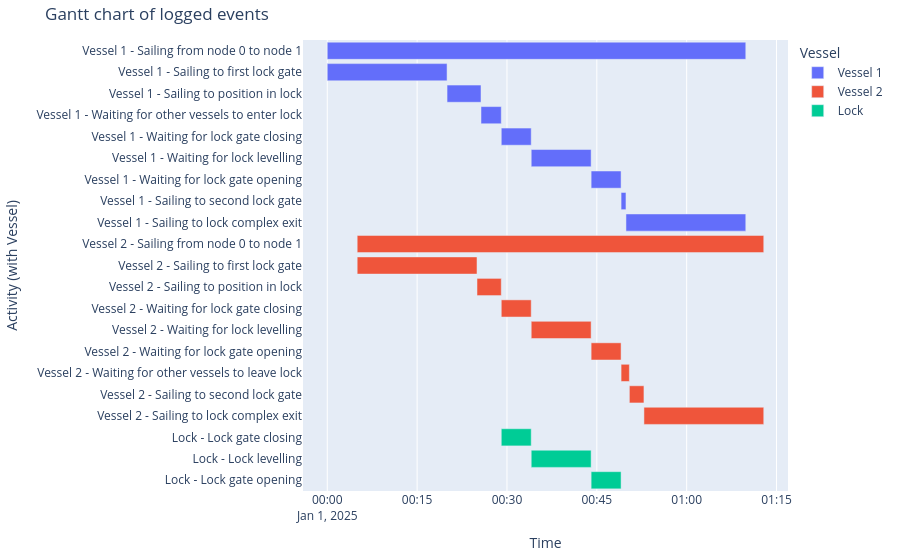

The notebook cell this image was saved under:
### Markdown cell above
##### Event chart
As does the event chart.

### Code cell
df_eventtable = logbook2eventtable([vessel_1, vessel_2, lock_chamber])
generate_vessel_gantt_chart(df_eventtable)

### Figure 1 — Plotly figure (JSON) as saved in the notebook; plotly's stock layout.template omitted (floating-point values rounded to 4 significant figures)
{"data": [{"base": ["2025-01-01T00:00:00.000000", "2025-01-01T00:00:00.000000", "2025-01-01T00:20:00.000000", "2025-01-01T00:25:40.000000", "2025-01-01T00:29:03.000000", "2025-01-01T00:34:03.000000", "2025-01-01T00:44:03.000000", "2025-01-01T00:49:03.000000", "2025-01-01T00:49:52.000000"], "hovertemplate": "object name=Vessel 1<br>start time=%{base}<br>stop time=%{x}<br>activity label=%{y}<extra></extra>", "legendgroup": "Vessel 1", "marker": {"color": "#636efa", "pattern": {"shape": ""}}, "name": "Vessel 1", "orientation": "h", "showlegend": true, "textposition": "auto", "type": "bar", "x": [4192000, 1200000, 340000, 203000, 300000, 600000, 300000, 49000, 1200000], "xaxis": "x", "y": ["Vessel 1 - Sailing from node 0 to node 1", "Vessel 1 - Sailing to first lock gate", "Vessel 1 - Sailing to position in lock", "Vessel 1 - Waiting for other vessels to enter lock", "Vessel 1 - Waiting for lock gate closing", "Vessel 1 - Waiting for lock levelling", "Vessel 1 - Waiting for lock gate opening", "Vessel 1 - Sailing to second lock gate", "Vessel 1 - Sailing to lock complex exit"], "yaxis": "y"}, {"base": ["2025-01-01T00:05:00.000000", "2025-01-01T00:05:00.000000", "2025-01-01T00:25:00.000000", "2025-01-01T00:29:03.000000", "2025-01-01T00:34:03.000000", "2025-01-01T00:44:03.000000", "2025-01-01T00:49:03.000000", "2025-01-01T00:50:26.000000", "2025-01-01T00:52:52.000000"], "hovertemplate": "object name=Vessel 2<br>start time=%{base}<br>stop time=%{x}<br>activity label=%{y}<extra></extra>", "legendgroup": "Vessel 2", "marker": {"color": "#EF553B", "pattern": {"shape": ""}}, "name": "Vessel 2", "orientation": "h", "showlegend": true, "textposition": "auto", "type": "bar", "x": [4072000, 1200000, 243000, 300000, 600000, 300000, 83000, 146000, 1200000], "xaxis": "x", "y": ["Vessel 2 - Sailing from node 0 to node 1", "Vessel 2 - Sailing to first lock gate", "Vessel 2 - Sailing to position in lock", "Vessel 2 - Waiting for lock gate closing", "Vessel 2 - Waiting for lock levelling", "Vessel 2 - Waiting for lock gate opening", "Vessel 2 - Waiting for other vessels to leave lock", "Vessel 2 - Sailing to second lock gate", "Vessel 2 - Sailing to lock complex exit"], "yaxis": "y"}, {"base": ["2025-01-01T00:29:03.000000", "2025-01-01T00:34:03.000000", "2025-01-01T00:44:03.000000"], "hovertemplate": "object name=Lock<br>start time=%{base}<br>stop time=%{x}<br>activity label=%{y}<extra></extra>", "legendgroup": "Lock", "marker": {"color": "#00cc96", "pattern": {"shape": ""}}, "name": "Lock", "orientation": "h", "showlegend": true, "textposition": "auto", "type": "bar", "x": [300000, 600000, 300000], "xaxis": "x", "y": ["Lock - Lock gate closing", "Lock - Lock levelling", "Lock - Lock gate opening"], "yaxis": "y"}], "layout": {"barmode": "overlay", "legend": {"title": {"text": "Vessel"}, "tracegroupgap": 0}, "margin": {"b": 20, "l": 20, "r": 20, "t": 40}, "title": {"text": "Gantt chart of logged events"}, "xaxis": {"anchor": "y", "domain": [0, 1], "title": {"text": "Time"}, "type": "date"}, "yaxis": {"anchor": "x", "autorange": "reversed", "domain": [0, 1], "title": {"text": "Activity (with Vessel)"}}}}
